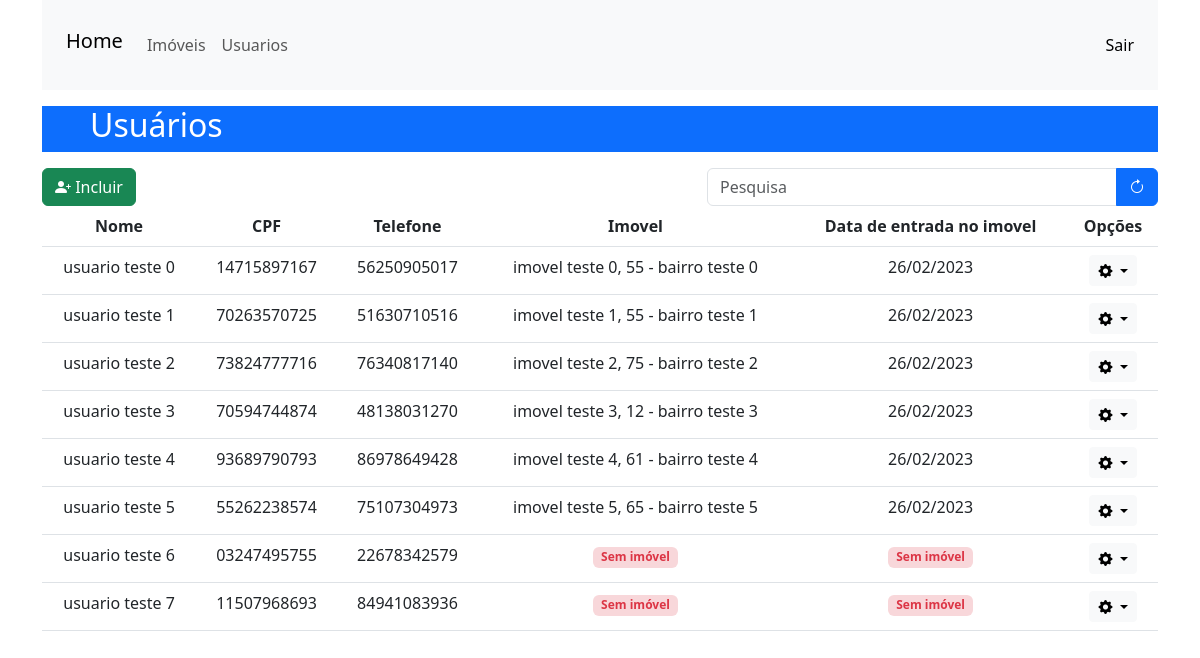
Page /usuario/listar/ (signed in) on the committed database.
### usuario/models.py (models this page shows, shortened)
class Perfil(models.Model):
    cpf = models.CharField(max_length=14, null=True)
    nome_completo = models.CharField(max_length=50, null=True)
    telefone = models.CharField(max_length=16, null=True)
    data_entrada_imovel = models.DateField(auto_now_add=True, editable=True, verbose_name="Data de entrada no imovel")
    usuario = models.OneToOneField(User, blank=True, on_delete=models.CASCADE)
    imovel = models.OneToOneField(Imovel, null=True, blank=False, on_delete=models.SET_NULL)

### imobiliaria/models.py (models this page shows, shortened)
class Imovel(models.Model):
    nome = models.CharField(max_length=50, blank=True, verbose_name='Nome do imóvel / vila / condominio')
    cep = models.CharField(max_length=9, blank=True, verbose_name= 'CEP')
    endereco = models.CharField(max_length=100, blank=True, verbose_name= 'Endereço')
    numero = models.CharField(max_length=100, blank=True, verbose_name= 'Numero')
    bairro = models.CharField(max_length=100, blank=True, verbose_name= 'Bairro')
    cidade = models.CharField(max_length=100, blank=True, verbose_name= 'Cidade')
    uf = models.CharField(max_length=2, blank=True, verbose_name= 'UF')
    mensalidade = models.CharField(max_length=10, blank=True, verbose_name='Mensalidade R$')
    vencimento = models.IntegerField(default=10, verbose_name="Dia do vencimento da mensalidade")
    disponibilidade = models.BooleanField(default=True, verbose_name="Disponibilidade")
    def __str__(self) -> str:
        nome = ''
        if self.nome:
            nome = self.nome
        else:
            nome = self.endereco
        return f'{nome}, {self.numero} - {self.bairro}'

### usuario/views.py (the view)
# urls.py: path('listar/', listar_usuarios, name="listarusuarios"),
@login_required
@staff_member_required
def listar_usuarios(request):
    context = {}
    perfis = Perfil.objects.all()
    context['perfis'] = perfis
    if request.method == "GET":
        busca = request.GET.get('busca')
        if busca != None:
            perfis = Perfil.objects.all().filter(nome_completo__contains = busca)
            context['perfis'] = perfis
            return render(request, 'registration/list.html', context)
    try:
        Imovel.objects.get()
        tem_imoveis = True
    except:
        tem_imoveis = False
    context['tem_imoveis'] = tem_imoveis
    return render(request, 'registration/list.html', context)

### core/templates/registration/list.html (shortened to what this page needs)
{% extends 'base.html' %}
{% block content %}
<div class="container">
    <div class="row text-white bg-primary mx-auto my-3">
        <h2 class="ps-5">Usuários</h2>
    </div>
    <div class="row">
        <div class="col-7">
            <a href="{% url 'cadastrarusuario' %}" class="btn btn-success"><i class="bi bi-person-plus-fill"></i> Incluir</a>
        </div>
        <div class="col-5">
            <form method="GET" autocomplete="off">
                <div class="input-group">
                    <input type="text" class="form-control" placeholder="Pesquisa" name="busca">
                    <button class="btn btn-primary"><i class="bi bi-arrow-clockwise"></i></button>
                </div>
            </form>
        </div>
    </div>
    <table class="table table-hover text-center">
        <thead>
            <tr>
                <th scope="col">Nome</th>
                <th scope="col">CPF</th>
                <th scope="col">Telefone</th>
                <th scope="col">Imovel</th>
                <th scope="col">Data de entrada no imovel</th>
                <th scope="col">Opções</th>
            </tr>
        </thead>
        <tbody>
            {% for perfil in perfis %}
            <tr>
                <td>{{perfil.nome_completo}}</td>
                <td>{{perfil.cpf}}</td>
                <td>{{perfil.telefone}}</td>
                {% if perfil.imovel %}
                    <td>{{perfil.imovel}}</td>
                    <td>{{perfil.data_entrada_imovel|date:"d/m/Y"}}</td>
                {% else %}
                    <td><span class="badge bg-danger-subtle text-danger">Sem imóvel</span></td>
                    <td><span class="badge bg-danger-subtle text-danger">Sem imóvel</span></td>
                {% endif %}
                <td>
                    <div class="dropdown">
                        <button type="button" class="btn btn-sm btn-light dropdown-toggle" data-bs-toggle="dropdown">
                            <i class="bi bi-gear-fill"></i>
                        </button>
                    </div>
                </td>
            </tr>
            {% endfor %}
        </tbody>
    </table>
</div>
{% endblock %}

### core/static/css/login.css (style rules this page uses)
html, body { height: 100%; margin: 0; }

### rows in the picture
Perfil: nome_completo "usuario teste 0", cpf "14715897167", telefone "56250905017", imovel "imovel teste 0, 55 - bairro teste 0", data_entrada_imovel "26/02/2023"
Perfil: nome_completo "usuario teste 1", cpf "70263570725", telefone "51630710516", imovel "imovel teste 1, 55 - bairro teste 1", data_entrada_imovel "26/02/2023"
Perfil: nome_completo "usuario teste 2", cpf "73824777716", telefone "76340817140", imovel "imovel teste 2, 75 - bairro teste 2", data_entrada_imovel "26/02/2023"
Perfil: nome_completo "usuario teste 3", cpf "70594744874", telefone "48138031270", imovel "imovel teste 3, 12 - bairro teste 3", data_entrada_imovel "26/02/2023"
Perfil: nome_completo "usuario teste 4", cpf "93689790793", telefone "86978649428", imovel "imovel teste 4, 61 - bairro teste 4", data_entrada_imovel "26/02/2023"
Perfil: nome_completo "usuario teste 5", cpf "55262238574", telefone "75107304973", imovel "imovel teste 5, 65 - bairro teste 5", data_entrada_imovel "26/02/2023"
Perfil: nome_completo "usuario teste 6", cpf "03247495755", telefone "22678342579", shows "Sem imóvel"
Perfil: nome_completo "usuario teste 7", cpf "11507968693", telefone "84941083936", shows "Sem imóvel"
